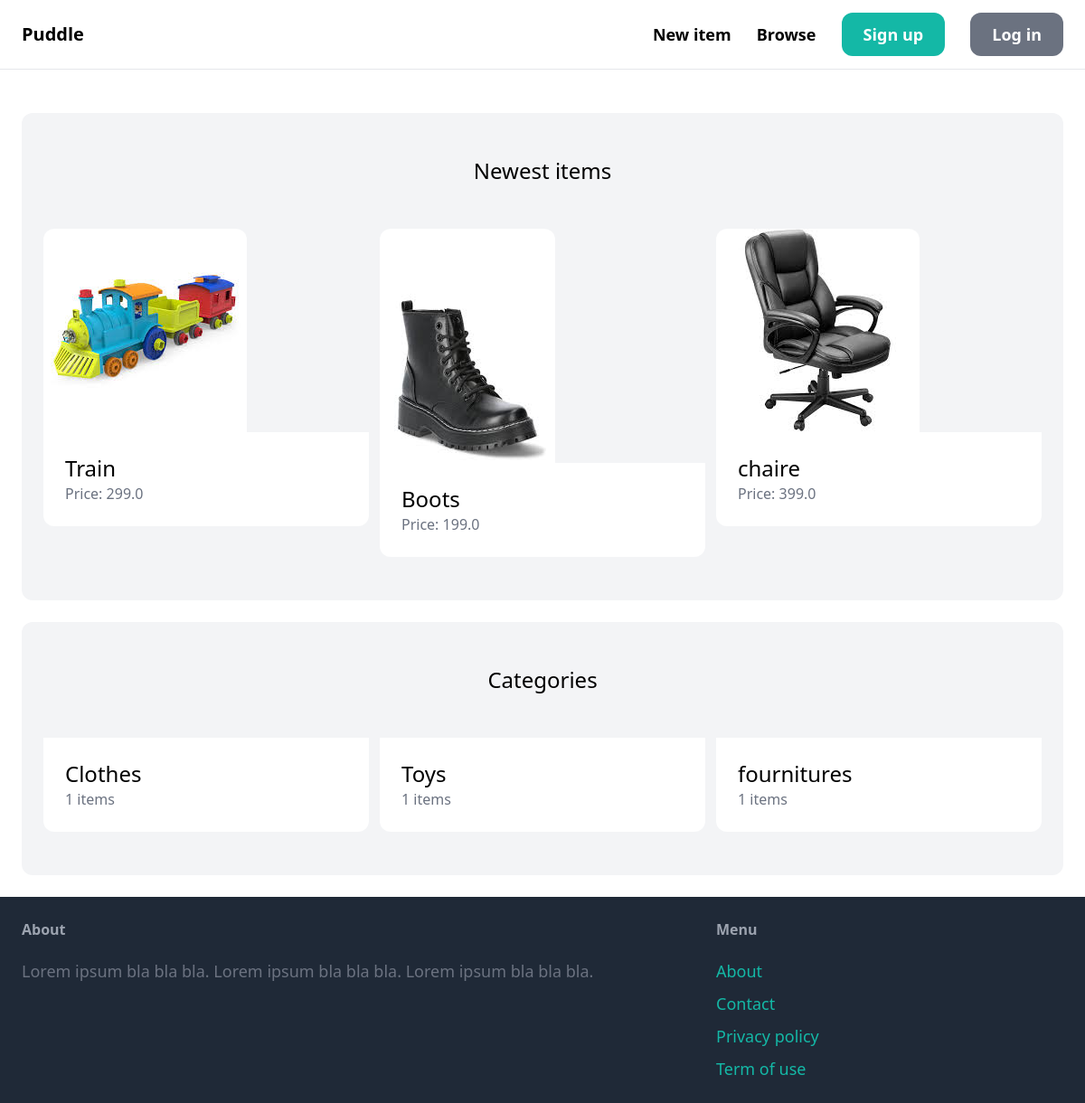
Before: / with the older database file.
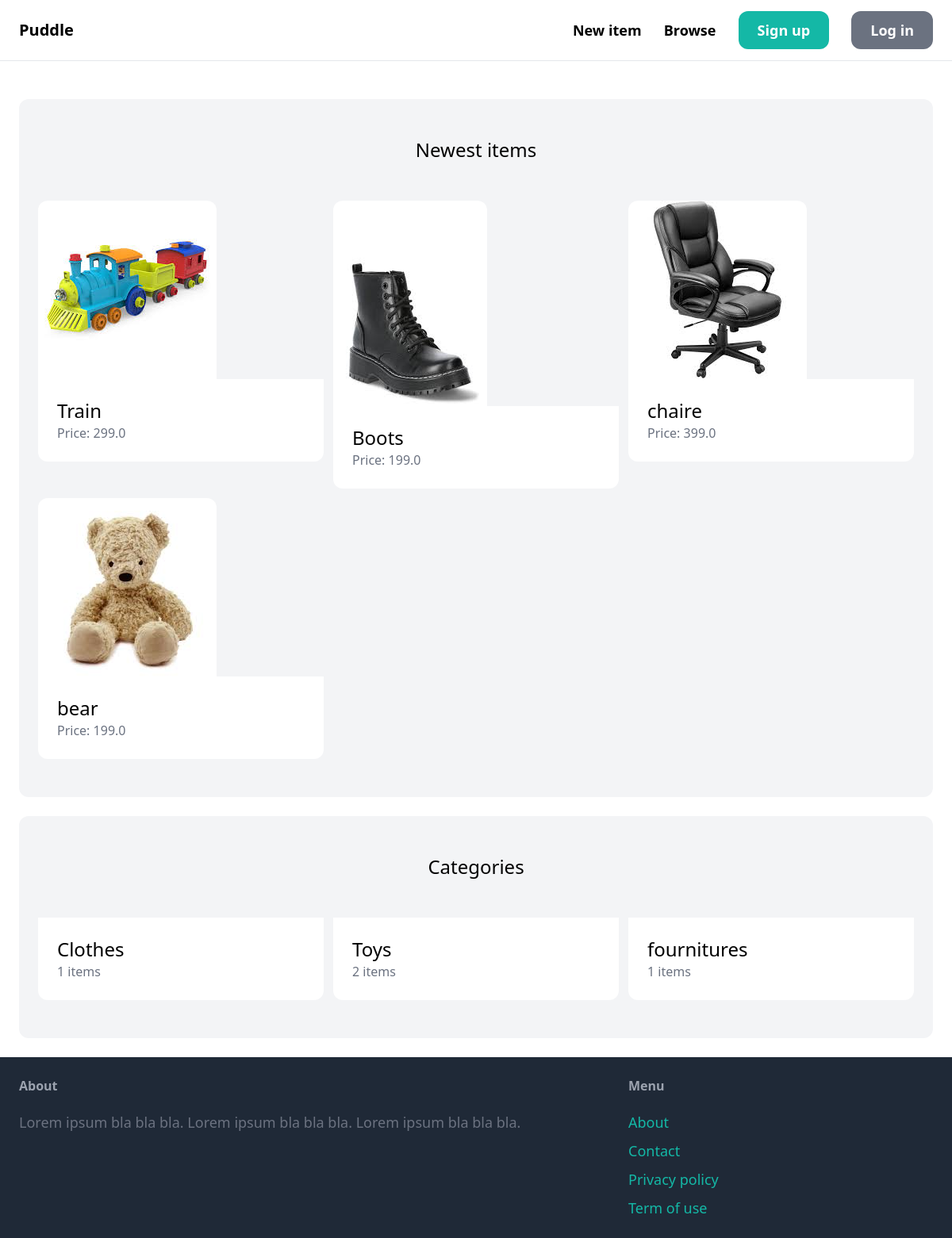
After: the same page with the newer database file.
### items/models.py (models this page shows, shortened)
class Item(models.Model):
    category = models.ForeignKey(
        Category, related_name="items", on_delete=models.CASCADE
    )
    name = models.CharField(max_length=255)
    description = models.TextField(blank=True, null=True)
    price = models.FloatField()
    image = models.ImageField(upload_to="item_images", blank=True, null=True)
    is_sold = models.BooleanField(default=False)
    created_by = models.ForeignKey(User, related_name="items", on_delete=models.CASCADE)
    created_at = models.DateTimeField(auto_now_add=True)

class Category(models.Model):
    name = models.CharField(max_length=255)
    class Meta:
        ordering = ("name",)
        verbose_name_plural = "Categories"

### core/views.py (the view)
# urls.py: path("", views.index, name="index"),
def index(request):
    items = Item.objects.filter(is_sold=False)[0:6]
    categories = Category.objects.all()
    return render(
        request,
        "core/index.html",
        {
            "categories": categories,
            "items": items,
        },
    )

### core/templates/core/index.html (shortened to what this page needs)
{% extends 'core/base.html' %}
{% block content %}
    <div class="mt-6 px-6 py-12 bg-gray-100 rounded-xl">
        <h2 class="mb-12 text-2xl text-center">Newest items</h2>
        <div class="grid grid-cols-3 gap-3">
            {% for item in items %}
                <div>
                    <a href="{% url 'items:detail' item.id %}">
                        <div>
                            <img src="{{ item.image.url }}" class="rounded-t-xl">
                        </div>
                        <div class="p-6 bg-white rounded-b-xl">
                            <h2 class="text-2xl">{{ item.name }}</h2>
                            <p class="text-gray-500">Price: {{ item.price }}</p>
                        </div>
                    </a>
                </div>
            {% endfor %}
        </div>
    </div>
    <div class="mt-6 px-6 py-12 bg-gray-100 rounded-xl">
        <h2 class="mb-12 text-2xl text-center">Categories</h2>
        <div class="grid grid-cols-3 gap-3">
            {% for category in categories %}
                <div>
                    <a href="#">
                        <div class="p-6 bg-white rounded-b-xl">
                            <h2 class="text-2xl">{{ category.name }}</h2>
                            <p class="text-gray-500">{{ category.items.count }} items</p>
                        </div>
                    </a>
                </div>
            {% endfor %}
        </div>
    </div>
{% endblock %}

Changed rows visible on the page:
added Item: image (picture), name "bear", price "199.0"
computed for Category "Toys": items.count "1" → "2"
